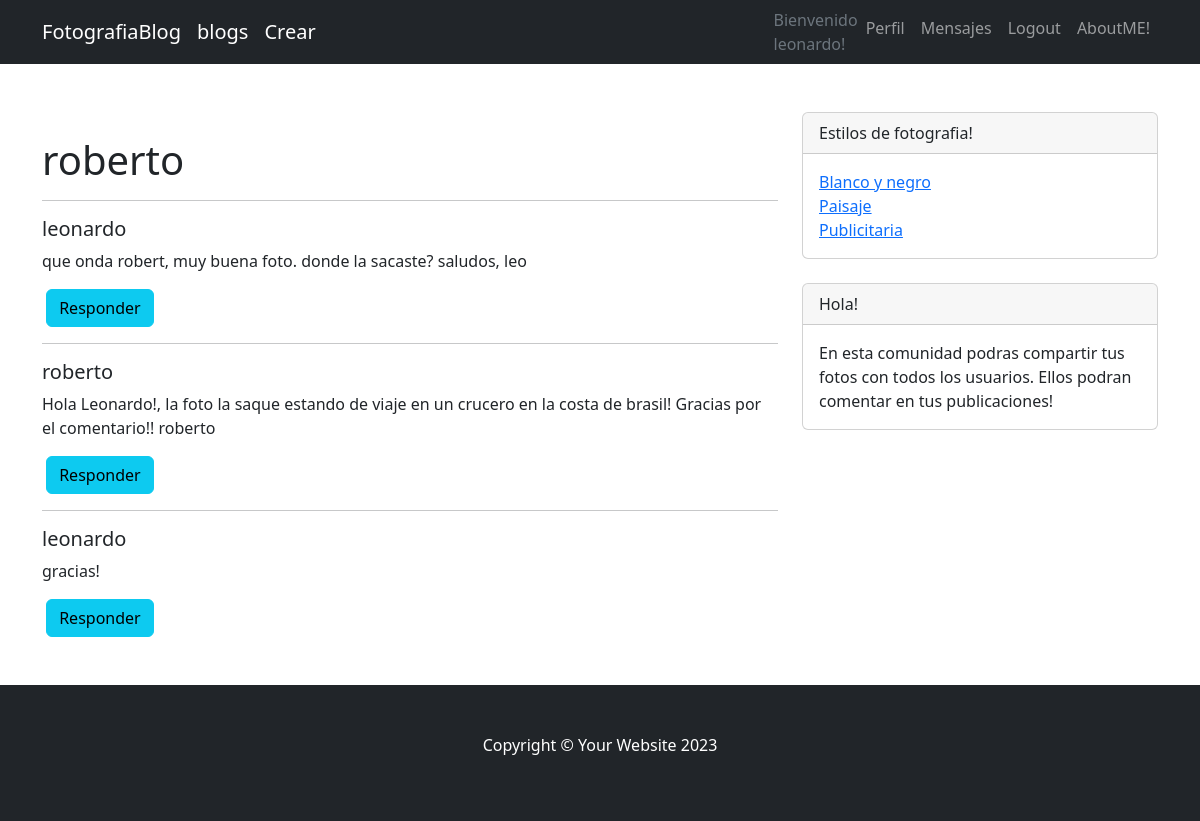
The page /AppWeb/mensajeUserDetail/2/ (signed in) on the database its author committed.
### AppWeb/models.py (models this page shows, shortened)
class MensajeUser(models.Model):
    user_transmitter=models.ForeignKey(User, related_name='emisor', on_delete=models.CASCADE, null=True, blank=True)
    user=models.ForeignKey(User, related_name='receptor',on_delete=models.CASCADE, null=True, blank=True)
    message=models.TextField(null=True, blank=False)
    fecha=models.DateField(auto_now_add=True)

### AppWeb/views.py (the view)
# urls.py: path('mensajeUserDetail/<pk>/', mensajeUserDetail, name="mensajeUserDetail"),
def mensajeUserDetail(request, pk):
    usertra=User.objects.get(id=pk)
    userrec=User.objects.get(id=request.user.id)
    mensajesUsers=MensajeUser.objects.all()
    return render(request,'AppWeb/mensajeUserDetail.html', {"mensajesUsers":mensajesUsers, "usertra":usertra, "userrec":userrec})

### AppWeb/templates/AppWeb/mensajeUserDetail.html (shortened to what this page needs)
{% extends "AppWeb/father.html" %}
{% load static%}
{% block link_cambiante2 %}
    <li class="nav-item"><a class="nav-link" href="{% url 'editarPerfil' %}">Perfil</a></li>
{% endblock %}
{% block titulocontenido_cambiante %}
<h1>{{ usertra }}</h1>
{% endblock %}
{% block contenido_cambiante %}
    {% for mensajeuser in mensajesUsers %}
        {% if mensajeuser.user_transmitter == usertra %}
            {% if mensajeuser.user == userrec %}
            <table>
            <hr>
            <h5>{{ mensajeuser.user_transmitter }}</h5>
            <p>{{ mensajeuser.message}}</p>
            &nbsp;<a class="btn btn-info" href="{% url 'mensajesuser' mensajeuser.user_transmitter.id %}">Responder</a>&nbsp;
            </table>
            {% endif %}
        {% endif %}
        {% if mensajeuser.user_transmitter == userrec %}
            {% if mensajeuser.user == usertra %}
                <table>
                    <hr>
                    <h5>{{ mensajeuser.user_transmitter }}</h5>
                    <p>{{ mensajeuser.message}}</p>
                    &nbsp;<a class="btn btn-info" href="{% url 'mensajesuser' mensajeuser.user_transmitter.id %}">Responder</a>&nbsp;
                </table>
            {% endif %}
        {% endif %}
    {% endfor %}
{% endblock %}

### AppWeb/templates/AppWeb/father.html (shortened to what this page needs)
<!DOCTYPE html>
<html lang="en">
    <head>
        {% load static %}
        <link href="{% static 'AppWeb/css/styles.css' %}" rel="stylesheet" />
    </head>
    <body>
        <nav class="navbar navbar-expand-lg navbar-dark bg-dark">
            <div class="container">
                <a class="navbar-brand" href="{% url 'inicio' %}">FotografiaBlog</a>
                <a class="navbar-brand" href="{% url 'blogList' %}">blogs</a>
                {% if user.is_authenticated %}
                <a class="navbar-brand" href="{% url 'blogForm' %}">Crear</a>
                {% endif %}
                <div class="collapse navbar-collapse" id="navbarSupportedContent">
                    <ul class="navbar-nav ms-auto mb-2 mb-lg-0">
                        {% if user.is_authenticated %}
                        <p class="text-muted big mb-4 mb-lg-0">Bienvenido<br>{{user.username}}!</p>
                        {% block link_cambiante2 %}
                        {% endblock %}
                        <li class="nav-item"><a class="nav-link" href="{% url 'mensajeUserList' %}">Mensajes</a></li>
                        <li class="nav-item"><a class="nav-link" href="{% url 'logout' %}">Logout</a></li>
                        {% else %}
                        <li class="nav-item"><a class="nav-link" href="{% url 'login' %}">Login</a></li>
                        <li class="nav-item"><a class="nav-link" href="{% url 'register' %}">Register</a></li>
                        {% endif %}
                        <li class="nav-item"><a class="nav-link" href="{% url 'aboutme' %}">AboutME!</a></li>
                    </ul>
                </div>
            </div>
        </nav>
        <div class="container mt-5">
            <div class="row">
                <div class="col-lg-8">
                    <article>
                        <section class="mb-5">
                            {% block titulocontenido_cambiante %}
                            {% endblock %}
                            {% block contenido_cambiante %}
                            {% endblock %}
                        </section>
                    </article>
                 </div>
            <div class="col-lg-4">
                <div class="card mb-4">
                    <div class="card-header">Estilos de fotografia!</div>
                    <div class="card-body">
                        <div class="row">
                            <div class="col-sm-6">
                                <ul class="list-unstyled mb-0">
                                    <li><a href="{% url 'Blancoynegro' %}">Blanco y negro</a></li>
                                    <li><a href="{% url 'Paisaje' %}">Paisaje</a></li>
                                    <li><a href="{% url 'Publicitaria' %}">Publicitaria</a></li>
                                </ul>
                            </div>
                            <div class="col-sm-6">
                            </div>
                        </div>
                    </div>
                </div>
                <div class="card mb-4">
                    <div class="card-header">Hola!</div>
                    <div class="card-body">En esta comunidad podras compartir tus fotos con todos los usuarios. Ellos podran comentar en tus publicaciones!</div>
                </div>
            </div>
        </div>
    </div>
        <footer class="py-5 bg-dark">
            <div class="container">
                <div class="m-0 text-center text-white">
                    <p>Copyright &copy; Your Website 2023</p>
                </div>
            </div>
        </footer>
    </body>
</html>

### rows shown on the page
MensajeUser: user_transmitter "leonardo", message "que onda robert, muy buena foto. donde la sacaste? saludos, leo"
MensajeUser: user_transmitter "roberto", message "Hola Leonardo!, la foto la saque estando de viaje en un crucero en la costa de brasil! Gracias por el comentario!! roberto"
MensajeUser: user_transmitter "leonardo", message "gracias!"

### other values the page prints
{{ user.username }} "leonardo"
{{ usertra }} "roberto"
